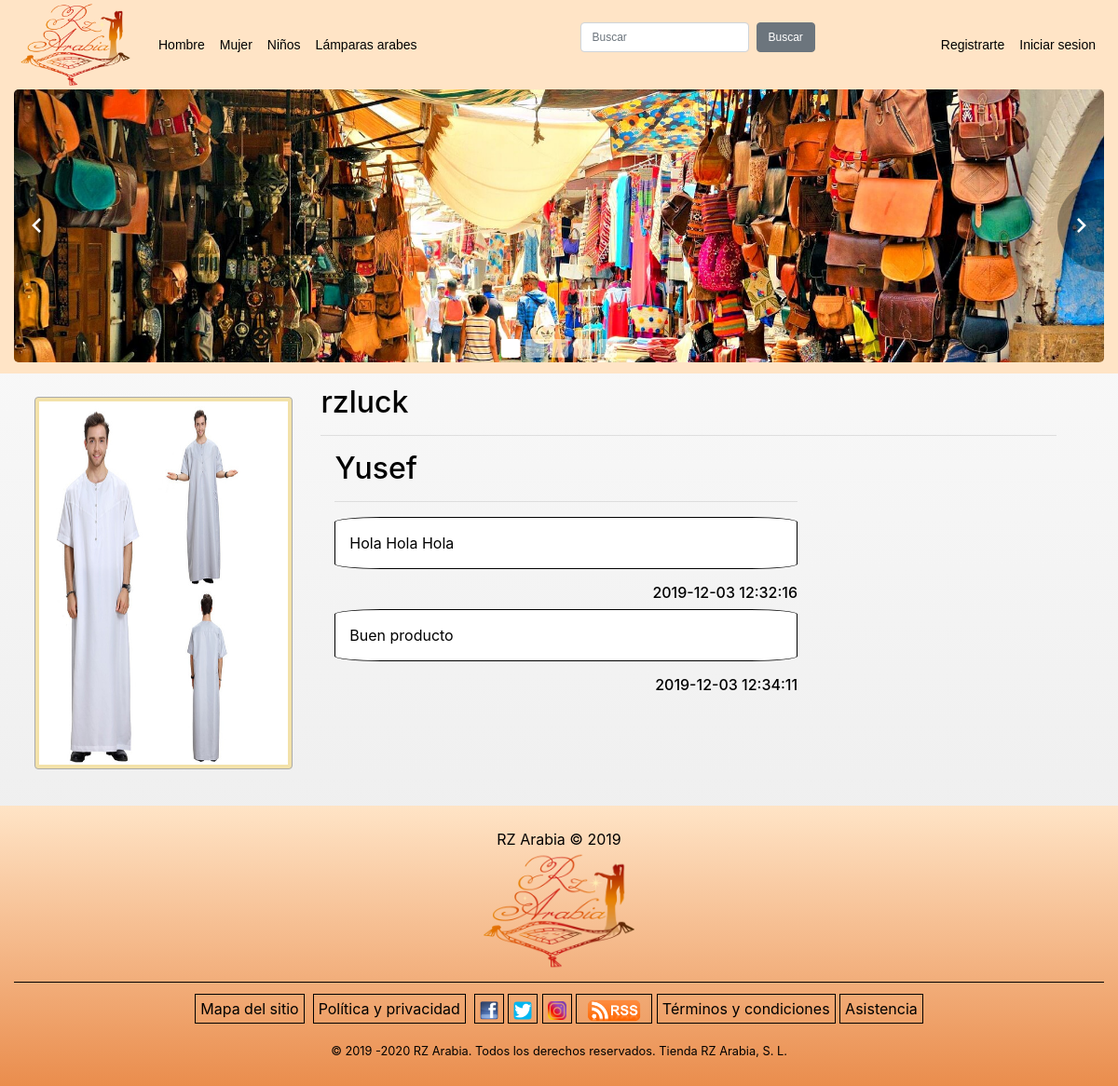
Screenshot of /articulo.php?ident=2 with the database file from the repository.
### tables this page shows
CREATE TABLE `producto` (
  `Producto_ID` int(11) NOT NULL,
  `Nombre` varchar(50) NOT NULL,
  `Precio` decimal(11,2) NOT NULL,
  `Unidades` int(11) NOT NULL,
  `Descripcion` varchar(200) NOT NULL,
  `Imagen` varchar(200) NOT NULL,
  `Categoria` varchar(100) NOT NULL
);

CREATE TABLE `usuario` (
  `Cliente_ID` int(11) NOT NULL,
  `Nombre` varchar(50) NOT NULL,
  `Apellido` varchar(100) NOT NULL,
  `DNI` varchar(9) NOT NULL,
  `Direccion` varchar(100) NOT NULL,
  `Telefono` int(11) NOT NULL,
  `Contras` varchar(200) NOT NULL,
  `Correo_Electronico` varchar(50) NOT NULL,
  `Usuario_Nick` varchar(45) NOT NULL,
  `Roll` varchar(50) NOT NULL DEFAULT 'Usuario'
);

CREATE TABLE `comentario` (
  `Comentario_ID` int(11) NOT NULL,
  `Fecha_Hora_C` timestamp NOT NULL DEFAULT CURRENT_TIMESTAMP,
  `Descripcion` varchar(500) NOT NULL,
  `Usuario_Cliente_ID` int(11) NOT NULL,
  `Producto_Producto_ID` int(11) NOT NULL
);

### phpcont/articulo_cont.php (the view, shortened to what this page needs)
<?php
require_once "php/conectar_db.php";
if(isset($_GET['ident'])){
	$id = $_GET['ident'];
};
$sql = "SELECT * FROM producto WHERE Producto_ID = $id ";
$sqlc = "SELECT * FROM comentario WHERE Producto_Producto_ID = $id ";
$sqlcc = "SELECT * FROM usuario";
$resultado = $conn->query($sql);
$resultadoc = $conn->query($sqlc);
$resultadocc = $conn->query($sqlcc);
?>
<body>
			<div class="row">
				<?php
				if ($resultado->num_rows > 0) {
					while($row = $resultado->fetch_assoc()){
				  	echo '<div id="aruno" class="col-12 col-sm-12 col-md-3 col-lg-3 col-xl-3" style="margin-left: 3%;">';
				  		echo '<article>';
					  		echo '<div class="hovereffectC">';
					  			echo '<img id="imagenimgC" class="img-thumbnail" src="imagencont/'.$row['Imagen'].'"></a>';
				        	echo '</div>';
				  		echo '</article>';
				  	echo '</div>';
					        }
					    }
	        	?>
	        	<?php
	        	if ($resultadocc->num_rows > 0) {
	        		while($row = $resultadocc->fetch_assoc()) {
					        	echo '<div id="aruno" class="col-12 col-sm-12 col-md-8 col-lg-8 col-xl-8">';
						        	echo '<article>';
						  				echo '<h2>'.$row['Usuario_Nick'].'</h2>';
						  				echo '<hr>';
						  			}
						  		}
		  		if ($resultadoc->num_rows > 0) {
	        		while($row = $resultadoc->fetch_assoc()) {
						  				echo '<p id="coment" style="border: 1px black solid;">'.$row['Descripcion'].'</p>';
						  				echo '<h6 style="text-align: right;">'.$row['Fecha_Hora_C'].'</h6>';
						  			}
						  		}
				?>
			</div>
</body>

### css/diseno.css (style rules this page uses)
body { background-image: linear-gradient( white , #eaeaea ); }
#imagenimgC { width:300px; height: 400px; margin-left: -30%; margin-right: -30%; border-color:#AAAAAA; background-color:#F3E2A9; }
body { background-color: #fff; color: #000; padding: 0; margin: 0; }
#coment { background-color: white; border-radius: 10%; padding: 3% 3% 3% 3%; }

### css/hover.css (style rules this page uses)
.hovereffectC { width:100%; height:100%; float:left; overflow:hidden; position:relative; text-align:center; cursor:default; margin-top: 5%; margin-bottom: 5%; }

### rows the page displays
producto: Imagen (picture)
usuario: Usuario_Nick "rzluck"
usuario: Usuario_Nick "Yusef"
comentario: Descripcion "Hola Hola Hola", Fecha_Hora_C "2019-12-03 12:32:16"
comentario: Descripcion "Buen producto", Fecha_Hora_C "2019-12-03 12:34:11"
